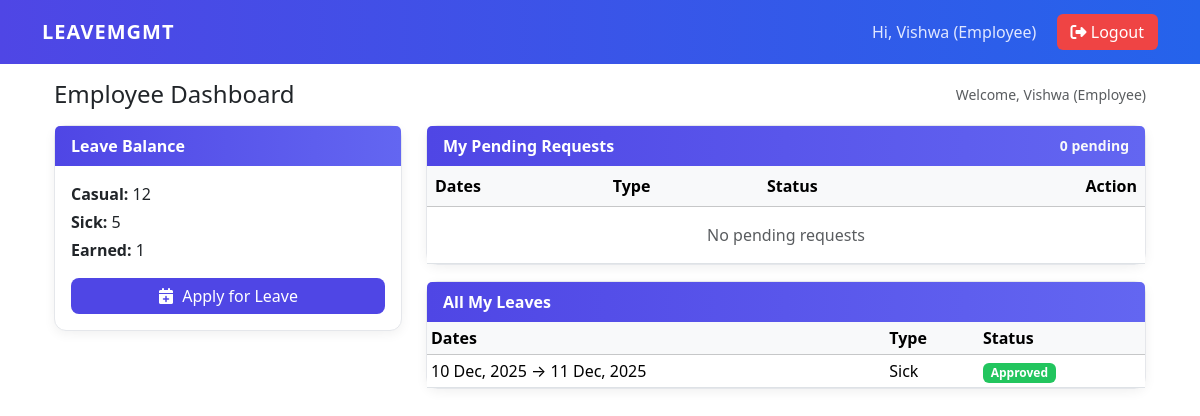
The page / (signed in) on the database as committed earlier.
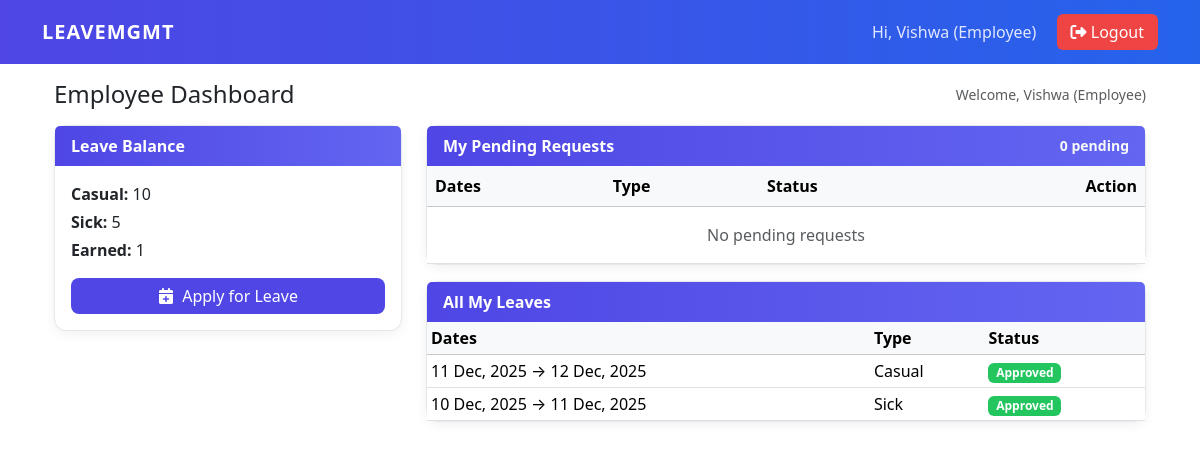
The same page on the database as committed later.
### Leave_Management/models.py (models this page shows, shortened)
class LeaveBalance(models.Model):
    user = models.OneToOneField(User, on_delete=models.CASCADE)
    casual = models.IntegerField(default=12)
    sick = models.IntegerField(default=8)
    earned = models.IntegerField(default=0)

class LeaveApplication(models.Model):
    LEAVE_TYPE = (
        ('CAS', 'Casual'),
        ('SIC', 'Sick'),
        ('EAR', 'Earned'),
    )
    STATUS = (
        ('PEN', 'Pending'),
        ('APP', 'Approved'),
        ('REJ', 'Rejected'),
        ('CAN', 'Cancelled'),
    )
    user = models.ForeignKey(User, on_delete=models.CASCADE)
    leave_type = models.CharField(max_length=3, choices=LEAVE_TYPE)
    start_date = models.DateField()
    end_date = models.DateField()
    reason = models.TextField(blank=True)
    status = models.CharField(max_length=3, choices=STATUS, default='PEN')
    manager_comments = models.TextField(blank=True)
    applied_at = models.DateTimeField(auto_now_add=True)
    updated_at = models.DateTimeField(auto_now=True)

### Leave_Management/views.py (the view, shortened to what this page needs)
# urls.py: path('', views.dashboard, name='dashboard'),
@login_required
def dashboard(request):
    profile = getattr(request.user, 'profile', None)
    balance, _ = LeaveBalance.objects.get_or_create(user=request.user)
    my_leaves = LeaveApplication.objects.filter(user=request.user).order_by('-applied_at')
    pending = my_leaves.filter(status='PEN')
    context = {
        'is_manager': False,
        'balance': balance,
        'my_leaves': my_leaves,
        'pending': pending,
    }
    return render(request, 'leaves/employee_dashboard.html', context)

### Leave_Management/templates/leaves/employee_dashboard.html (shortened to what the changed rows need)
{% extends "base.html" %}
{% block content %}
<div class="container">
  <div class="row g-4">
    <div class="col-lg-4">
      <div class="card">
        <div class="card-body">
          <p class="mb-1"><strong>Casual:</strong> {{ balance.casual }}</p>
          <p class="mb-1"><strong>Sick:</strong> {{ balance.sick }}</p>
          <p class="mb-1"><strong>Earned:</strong> {{ balance.earned }}</p>
          <div class="mt-3">
            <a class="btn btn-primary w-100" href="{% url 'apply_leave' %}">
            </a>
          </div>
        </div>
      </div>
    </div>
    <div class="col-lg-8">
      <div class="card mb-3">
        <div class="card-body p-0">
          <div class="table-responsive">
            <table class="table table-hover mb-0">
              <thead class="table-light">
                <tr>
                  <th>Dates</th>
                  <th>Type</th>
                  <th>Status</th>
                  <th class="text-end">Action</th>
                </tr>
              </thead>
            </table>
          </div>
        </div>
      </div>
      <div class="card">
        <div class="card-body p-0">
          <div class="table-responsive">
            <table class="table table-sm mb-0">
              <thead class="table-light">
                <tr>
                  <th>Dates</th>
                  <th>Type</th>
                  <th>Status</th>
                </tr>
              </thead>
              <tbody>
                {% for l in my_leaves %}
                <tr>
                  <td>{{ l.start_date|date:"d M, Y" }} → {{ l.end_date|date:"d M, Y" }}</td>
                  <td>{{ l.get_leave_type_display }}</td>
                  <td>
                    {% if l.status == 'APP' %}
                      <span class="badge bg-success">Approved</span>
                    {% elif l.status == 'REJ' %}
                      <span class="badge bg-danger">Rejected</span>
                    {% elif l.status == 'CAN' %}
                      <span class="badge bg-secondary">Cancelled</span>
                    {% else %}
                      <span class="badge bg-warning text-dark">Pending</span>
                    {% endif %}
                  </td>
                </tr>
                {% empty %}
                <tr>
                  <td colspan="3" class="text-center py-3 text-muted">No leaves yet</td>
                </tr>
                {% endfor %}
              </tbody>
            </table>
          </div>
        </div>
      </div>
    </div>
  </div>
</div>
{% endblock %}

Rows that differ between the two databases and show on the page:
changed LeaveBalance: casual "12" → "10"
added LeaveApplication: start_date "11 Dec, 2025", end_date "12 Dec, 2025", leave_type "Casual", status "Approved"
